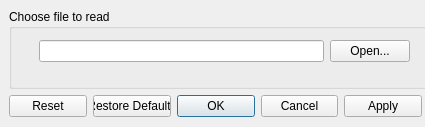
<?xml version="1.0" encoding="UTF-8"?>
<ui version="4.0">
 <class>ReadMatrix</class>
 <widget class="QDialog" name="ReadMatrix">
  <property name="geometry">
   <rect>
    <x>0</x>
    <y>0</y>
    <width>425</width>
    <height>127</height>
   </rect>
  </property>
  <property name="sizePolicy">
   <sizepolicy hsizetype="Fixed" vsizetype="Fixed">
    <horstretch>0</horstretch>
    <verstretch>0</verstretch>
   </sizepolicy>
  </property>
  <property name="minimumSize">
   <size>
    <width>425</width>
    <height>127</height>
   </size>
  </property>
  <property name="windowTitle">
   <string>Dialog</string>
  </property>
  <widget class="QDialogButtonBox" name="buttonBox">
   <property name="geometry">
    <rect>
     <x>9</x>
     <y>95</y>
     <width>413</width>
     <height>23</height>
    </rect>
   </property>
   <property name="orientation">
    <enum>Qt::Horizontal</enum>
   </property>
   <property name="standardButtons">
    <set>QDialogButtonBox::Apply|QDialogButtonBox::Cancel|QDialogButtonBox::Ok|QDialogButtonBox::Reset|QDialogButtonBox::RestoreDefaults</set>
   </property>
   <property name="centerButtons">
    <bool>false</bool>
   </property>
  </widget>
  <widget class="QGroupBox" name="groupBox">
   <property name="geometry">
    <rect>
     <x>9</x>
     <y>9</y>
     <width>507</width>
     <height>80</height>
    </rect>
   </property>
   <property name="title">
    <string>Choose file to read</string>
   </property>
   <widget class="QWidget" name="layoutWidget">
    <property name="geometry">
     <rect>
      <x>30</x>
      <y>30</y>
      <width>371</width>
      <height>25</height>
     </rect>
    </property>
    <layout class="QHBoxLayout" name="horizontalLayout">
     <item>
      <widget class="QLineEdit" name="fileNameLineEdit_">
       <property name="dragEnabled">
        <bool>false</bool>
       </property>
       <property name="readOnly">
        <bool>true</bool>
       </property>
      </widget>
     </item>
     <item>
      <widget class="QPushButton" name="openFileButton_">
       <property name="text">
        <string>Open...</string>
       </property>
       <property name="checkable">
        <bool>false</bool>
       </property>
      </widget>
     </item>
    </layout>
   </widget>
  </widget>
 </widget>
 <resources/>
 <connections>
  <connection>
   <sender>buttonBox</sender>
   <signal>accepted()</signal>
   <receiver>ReadMatrix</receiver>
   <slot>accept()</slot>
   <hints>
    <hint type="sourcelabel">
     <x>248</x>
     <y>254</y>
    </hint>
    <hint type="destinationlabel">
     <x>157</x>
     <y>274</y>
    </hint>
   </hints>
  </connection>
  <connection>
   <sender>buttonBox</sender>
   <signal>rejected()</signal>
   <receiver>ReadMatrix</receiver>
   <slot>reject()</slot>
   <hints>
    <hint type="sourcelabel">
     <x>316</x>
     <y>260</y>
    </hint>
    <hint type="destinationlabel">
     <x>286</x>
     <y>274</y>
    </hint>
   </hints>
  </connection>
 </connections>
</ui>
